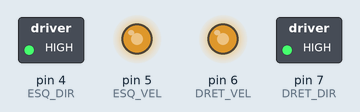
This sketch was run on a simulated Arduino Uno, built with avr-gcc and run on an emulated ATmega328P. Shown: switched loads named in the sketch (green lamp = pin HIGH), output pins drawn as LEDs (lit = HIGH).

Above: at 0.05 s.
At 2.05 s:
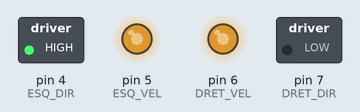
At 3.1 s:
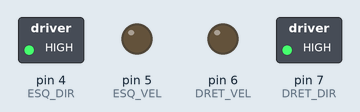
Timing chart, 0 to 3.6 s (numbered marks = the images above):
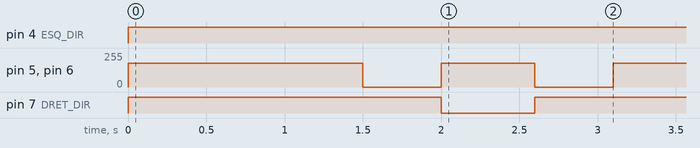

Measured:
- by itself, pin 4 (ESQ_DIR): LOW → HIGH at 0.00 s
- by itself, pin 5 (ESQ_VEL), pin 6 (DRET_VEL): repeats every 3.1 s: 0/255 0.50 s, 180/255 0.60 s, 0/255 0.50 s, 180/255 1.5 s
- by itself, pin 7 (DRET_DIR): repeats every 3.1 s: LOW 0.60 s, HIGH 2.5 s

The sketch:

01_moviment_basic.ino
```cpp
/*
  SA7 - 01_moviment_basic.ino
  Moviment basic d'un robot mobil diferencial (Imagina 3dBot / Arduino).
  Funcions: endavant, enrere, gira_dreta, gira_esquerra, atura.

  === PINS (AJUSTAR segons el manual de la teva placa) ===
  Cada motor te un pin de DIRECCIO i un de VELOCITAT (PWM).
  Si la teva placa usa dos pins de direccio per motor (IN1/IN2) -- es el cas
  del pont H L298N del ROVER del fil conductor -- nomes cal substituir el bloc
  de pins i la funcio motors(): la resta del moviment funciona igual, perque
  cap altra funcio de moviment toca els pins directament (fixa't que atura()
  tambe passa per motors()). Bloc llest per copiar al dossier del rover,
  seccio "Adaptar els sketches de SA7 al rover".
  Quan: S1 - modelatge
*/

const int ESQ_DIR = 4;    // direccio motor esquerre   <-- AJUSTAR
const int ESQ_VEL = 5;    // velocitat (PWM) esquerre  <-- AJUSTAR
const int DRET_DIR = 7;   // direccio motor dret       <-- AJUSTAR
const int DRET_VEL = 6;   // velocitat (PWM) dret      <-- AJUSTAR

const int VEL = 180;      // velocitat per defecte (0-255)

void motors(int dirEsq, int velEsq, int dirDret, int velDret) {
  digitalWrite(ESQ_DIR, dirEsq);
  analogWrite(ESQ_VEL, velEsq);
  digitalWrite(DRET_DIR, dirDret);
  analogWrite(DRET_VEL, velDret);
}

void endavant()      { motors(HIGH, VEL, HIGH, VEL); }
void enrere()        { motors(LOW,  VEL, LOW,  VEL); }
void gira_dreta()    { motors(HIGH, VEL, LOW,  VEL); }   // esq endavant, dret enrere
void gira_esquerra() { motors(LOW,  VEL, HIGH, VEL); }
void atura()         { motors(HIGH, 0, HIGH, 0); }   // tot el moviment passa per motors()

void setup() {
  pinMode(ESQ_DIR, OUTPUT);  pinMode(ESQ_VEL, OUTPUT);
  pinMode(DRET_DIR, OUTPUT); pinMode(DRET_VEL, OUTPUT);
}

void loop() {
  endavant();      delay(1500);
  atura();         delay(500);
  gira_dreta();    delay(600);
  atura();         delay(500);
}
```
